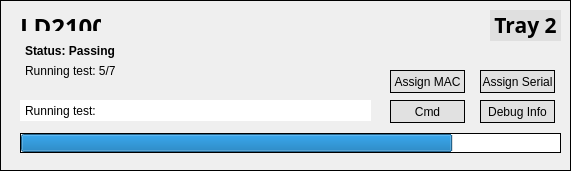
   <widget class="QFrame" name="tray2">
    <property name="geometry">
     <rect>
      <x>40</x>
      <y>260</y>
      <width>571</width>
      <height>171</height>
     </rect>
    </property>
    <property name="styleSheet">
     <string notr="true">border: 1px solid black;</string>
    </property>
    <property name="frameShape">
     <enum>QFrame::StyledPanel</enum>
    </property>
    <property name="frameShadow">
     <enum>QFrame::Raised</enum>
    </property>
    <widget class="QLabel" name="tray2_label">
     <property name="geometry">
      <rect>
       <x>490</x>
       <y>10</y>
       <width>71</width>
       <height>31</height>
      </rect>
     </property>
     <property name="font">
      <font>
       <family>Antema</family>
       <pointsize>16</pointsize>
       <weight>75</weight>
       <bold>true</bold>
      </font>
     </property>
     <property name="styleSheet">
      <string notr="true">background-color: rgba(218, 218, 218, 200);
border: none;</string>
     </property>
     <property name="text">
      <string>&lt;html&gt;&lt;head/&gt;&lt;body&gt;&lt;p align=&quot;center&quot;&gt;Tray 2&lt;/p&gt;&lt;/body&gt;&lt;/html&gt;</string>
     </property>
    </widget>
    <widget class="QProgressBar" name="tray2_progress">
     <property name="geometry">
      <rect>
       <x>20</x>
       <y>133</y>
       <width>541</width>
       <height>20</height>
      </rect>
     </property>
     <property name="value">
      <number>80</number>
     </property>
     <property name="textVisible">
      <bool>false</bool>
     </property>
     <property name="orientation">
      <enum>Qt::Horizontal</enum>
     </property>
     <property name="invertedAppearance">
      <bool>false</bool>
     </property>
    </widget>
    <widget class="QLabel" name="tray2_debug">
     <property name="geometry">
      <rect>
       <x>20</x>
       <y>100</y>
       <width>351</width>
       <height>21</height>
      </rect>
     </property>
     <property name="styleSheet">
      <string notr="true">border: none;
background: white;
padding: 0 2px;</string>
     </property>
     <property name="text">
      <string>Running test: &lt;test name&gt;</string>
     </property>
    </widget>
    <widget class="QPushButton" name="tray2_info_btn">
     <property name="geometry">
      <rect>
       <x>480</x>
       <y>100</y>
       <width>75</width>
       <height>23</height>
      </rect>
     </property>
     <property name="styleSheet">
      <string notr="true">background-color: rgb(225, 225, 225);</string>
     </property>
     <property name="text">
      <string>Debug Info</string>
     </property>
    </widget>
    <widget class="QPushButton" name="tray2_cmd_btn">
     <property name="geometry">
      <rect>
       <x>390</x>
       <y>100</y>
       <width>75</width>
       <height>23</height>
      </rect>
     </property>
     <property name="styleSheet">
      <string notr="true">background-color: rgb(225, 225, 225);</string>
     </property>
     <property name="text">
      <string>Cmd</string>
     </property>
    </widget>
    <widget class="QLabel" name="tray2_board_label">
     <property name="geometry">
      <rect>
       <x>20</x>
       <y>10</y>
       <width>81</width>
       <height>21</height>
      </rect>
     </property>
     <property name="font">
      <font>
       <family>Antema</family>
       <pointsize>18</pointsize>
       <weight>75</weight>
       <bold>true</bold>
      </font>
     </property>
     <property name="styleSheet">
      <string notr="true">border: none;</string>
     </property>
     <property name="text">
      <string>&lt;html&gt;&lt;head/&gt;&lt;body&gt;&lt;p&gt;LD2100&lt;/p&gt;&lt;/body&gt;&lt;/html&gt;</string>
     </property>
    </widget>
    <widget class="QLabel" name="tray2_test_counter">
     <property name="geometry">
      <rect>
       <x>20</x>
       <y>60</y>
       <width>111</width>
       <height>21</height>
      </rect>
     </property>
     <property name="styleSheet">
      <string notr="true">border: none;
padding: 0 2px;</string>
     </property>
     <property name="text">
      <string>Running test: 5/7</string>
     </property>
    </widget>
    <widget class="QLabel" name="tray2_status">
     <property name="geometry">
      <rect>
       <x>20</x>
       <y>40</y>
       <width>111</width>
       <height>21</height>
      </rect>
     </property>
     <property name="font">
      <font>
       <weight>75</weight>
       <bold>true</bold>
      </font>
     </property>
     <property name="styleSheet">
      <string notr="true">border: none;
padding: 0 2px;</string>
     </property>
     <property name="text">
      <string>Status: Passing</string>
     </property>
    </widget>
    <widget class="QPushButton" name="tray2_assn_mac_btn">
     <property name="geometry">
      <rect>
       <x>390</x>
       <y>70</y>
       <width>75</width>
       <height>23</height>
      </rect>
     </property>
     <property name="styleSheet">
      <string notr="true">background-color: rgb(225, 225, 225);</string>
     </property>
     <property name="text">
      <string>Assign MAC</string>
     </property>
    </widget>
    <widget class="QPushButton" name="tray2_assn_serial_btn">
     <property name="geometry">
      <rect>
       <x>480</x>
       <y>70</y>
       <width>75</width>
       <height>23</height>
      </rect>
     </property>
     <property name="styleSheet">
      <string notr="true">background-color: rgb(225, 225, 225);</string>
     </property>
     <property name="text">
      <string>Assign Serial</string>
     </property>
    </widget>
   </widget>
